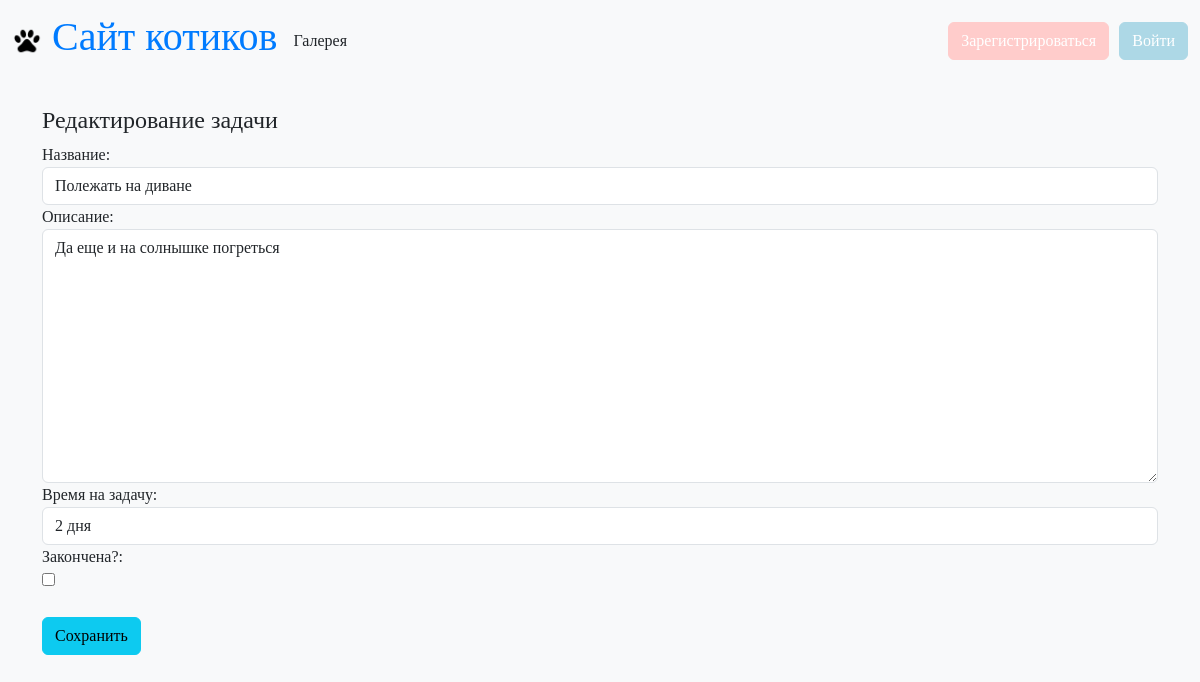
Screenshot of /edit_task/6/ with the database file from the repository.
### main/models.py (models this page shows, shortened)
class Task(models.Model):
    user = models.ForeignKey(settings.AUTH_USER_MODEL, on_delete=models.CASCADE, verbose_name='Пользователь', related_name='tasks', default=None, null=True)
    title = models.CharField('Название', max_length=100, null=False, blank=False)
    task = models.TextField('Описание', null=False, blank=False)
    work_size = models.CharField('Время на задачу', max_length=100, null=True)
    start_date = models.DateField('Дата начала', default=None, null=True)
    end_date = models.DateField('Дата окончания', default=None, null=True)
    is_finished = models.BooleanField('Закончена?', default=False)
    class Meta:
        verbose_name = 'Задача'
        verbose_name_plural = 'Задачи'

### main/views.py (the view, shortened to what this page needs)
# urls.py: path('edit_task/<int:task_id>/', views.EditTask.as_view(), name='edit_task'),
class EditTask(View):
    template_name = 'tasks/edit_task.html'
    def get(self, request, task_id):
        task = get_object_or_404(Task, id=task_id)
        contex = {'form': EditTaskForm(instance=task), 'task': task}
        return render(request, self.template_name, contex)

### main/forms.py
class EditTaskForm(forms.ModelForm):
    class Meta:
        model = Task
        fields = ['title', 'task', 'work_size', 'is_finished']
        labels = {
            'title': 'Название',
            'task': 'Описание',
            'work_size': 'Время на задачу',
            'is_finished': 'Закончена?'
        }

### main/templates/tasks/edit_task.html (shortened to what this page needs)
{% extends "main/base.html" %}
{% load widget_tweaks %}
{% block content %}
    <h4>Редактирование задачи</h4>
    <form action="{% url 'edit_task' task.id %}" method="post">
        {{ form.title.label }}:<br>
         <div>
                {{ form.title|add_class:'form-control' }}
         </div>
        {{ form.task.label }}:<br>
         <div>
                {{ form.task|add_class:'form-control' }}
         </div>
        {{ form.work_size.label }}:<br>
         <div>
                {{ form.work_size|add_class:'form-control' }}
         </div>
        {{ form.is_finished.label }}:<br>
         <div>
                {{ form.is_finished }}
         </div>
        <br>
        <button type="submit" class="btn btn-info">Сохранить</button>
    </form>
{% endblock %}

### main/static/main/css/style.css (style rules this page uses)
body { font-family: 'Comic Sans MS', cursive; background-color: #f8f9fa; }

### rows the page displays
Task: title "Полежать на диване", task "Да еще и на солнышке погреться", work_size "2 дня"
